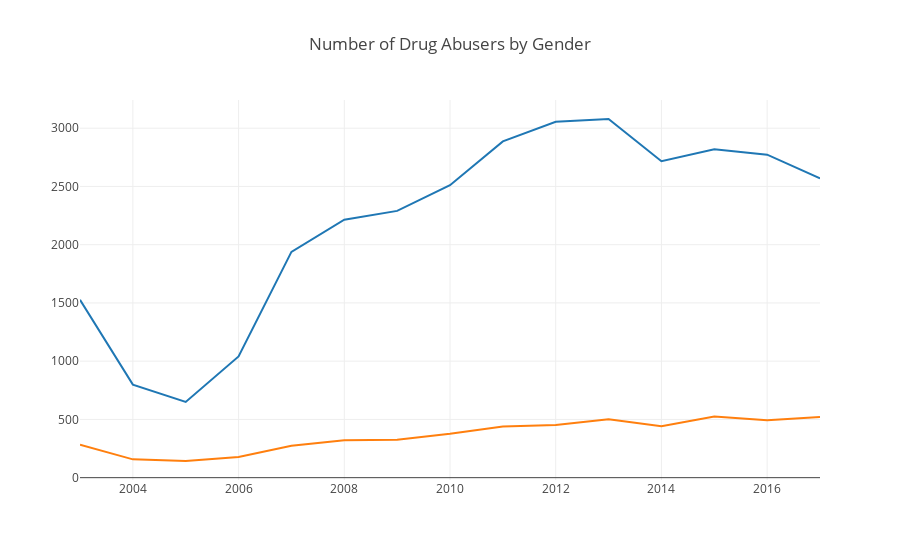

Notebook cell for this chart:
### Code cell
import plotly.plotly as py
from plotly.offline import download_plotlyjs, init_notebook_mode, plot, iplot
import plotly.graph_objs as go

init_notebook_mode(connected=True)

trace0 = go.Scatter(
        x=by_gender_pivot_Total['year'],
        y=by_gender_pivot_Total['Male'],
        mode='lines',
        name='Male'
        )

trace1 = go.Scatter(
        x=by_gender_pivot_Total['year'],
        y=by_gender_pivot_Total['Female'],
        mode='lines',
        name='Female'
        )

data=[trace0,trace1]

layout = dict(title = 'Number of Drug Abusers by Gender', showlegend=False)
fig = dict(data=data, layout=layout)
iplot(fig, filename = 'jupyter/by-gender')

### Figure 1 — Plotly figure (JSON) as saved in the notebook; plotly's stock layout.template omitted (floating-point values rounded to 4 significant figures)
{"data": [{"mode": "lines", "name": "Male", "type": "scatter", "x": [2003, 2004, 2005, 2006, 2007, 2008, 2009, 2010, 2011, 2012, 2013, 2014, 2015, 2016, 2017], "y": [1527, 799, 650, 1041, 1938, 2215, 2290, 2511, 2887, 3055, 3079, 2716, 2819, 2773, 2569]}, {"mode": "lines", "name": "Female", "type": "scatter", "x": [2003, 2004, 2005, 2006, 2007, 2008, 2009, 2010, 2011, 2012, 2013, 2014, 2015, 2016, 2017], "y": [282, 157, 143, 177, 273, 322, 326, 376, 439, 452, 502, 442, 524, 492, 520]}], "layout": {"showlegend": false, "title": "Number of Drug Abusers by Gender"}}
